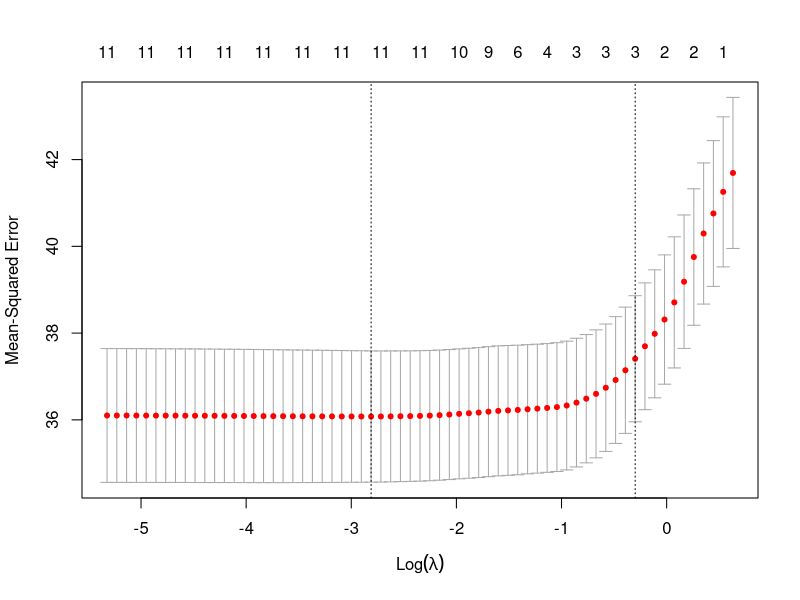

This figure's R source:
library(glmnet)
setwd('/Users/kazirahman/Library/CloudStorage/OneDrive-UniversityofWaterloo/3A/Stat331/Final Project')
#load in data
data<-read.csv('train.csv')
data<-subset(data, select = -c(X,ID) )
#Checking for Nans
nan_count <-sapply(data, function(data) sum(length(which(is.na(data)))))
nan_count <- data.frame(nan_count)
nan_count
preg<-read.csv('preg_data.csv')

loc_preg<-c(names(preg))
#data for pregnancy variables under lifestyle family
preg_data<-data[loc_preg]
#splitting data into train and valid
train_val <- function(data) {
  library(caret)
  set.seed(331)
  random_sample <- createDataPartition(data$hs_correct_raven, p = 0.8, 
                                       list = FALSE)
  training_data  <- data[random_sample, ]
  validation_data <- data[-random_sample, ]
  list(train = training_data, validation = validation_data)
}
train_data<-train_val(preg_data)$train
validation_data<-train_val(preg_data)$validation
#we use train_data to do feature selection
set.seed(331)
#Lasso
x<-data.matrix(train_data[,c("e3_alcpreg_yn_None" , "h_cereal_preg_Ter" ,
                       "h_dairy_preg_Ter" ,   "h_fastfood_preg_Ter",
                       "h_fish_preg_Ter" ,    "h_folic_t1_None"   ,  
                       "h_fruit_preg_Ter"   , "h_legume_preg_Ter"  , 
                       "h_meat_preg_Ter" ,   
                       "h_pamod_t3_None" ,    "h_pavig_t3_None"  ,   
                       "h_veg_preg_Ter")])

cv_model <- cv.glmnet(x, train_data$hs_correct_raven, alpha = 1)
best_lambda <- cv_model$lambda.min
best_lambda

plot(cv_model) 

best_model <- glmnet(x, train_data$hs_correct_raven, alpha = 1, lambda = best_lambda)
coef(best_model)

test_cov_ind<-which(coef(best_model)==0)
excluding_var<-c()
for (i in test_cov_ind){
  excluding_var <- c(excluding_var, names(train_data[i]))
}
print("cov that we may exclude")
print(excluding_var)
#fitting the full model
lmfull <- lm(validation_data$hs_correct_raven ~ ., data=validation_data)
#fitting to a constant
lm<- lm(validation_data$hs_correct_raven ~ 1, data=validation_data)
#step-wise

system.time({
  Mstep <- step(object = lm,
                scope = list(lower = lm, upper = lmfull), 
                direction = "both", trace = 1)
})

#To Do
#Clean the repo
#deal with interaction
  #mspe on the val
  #adjusted R and AIC BIC
